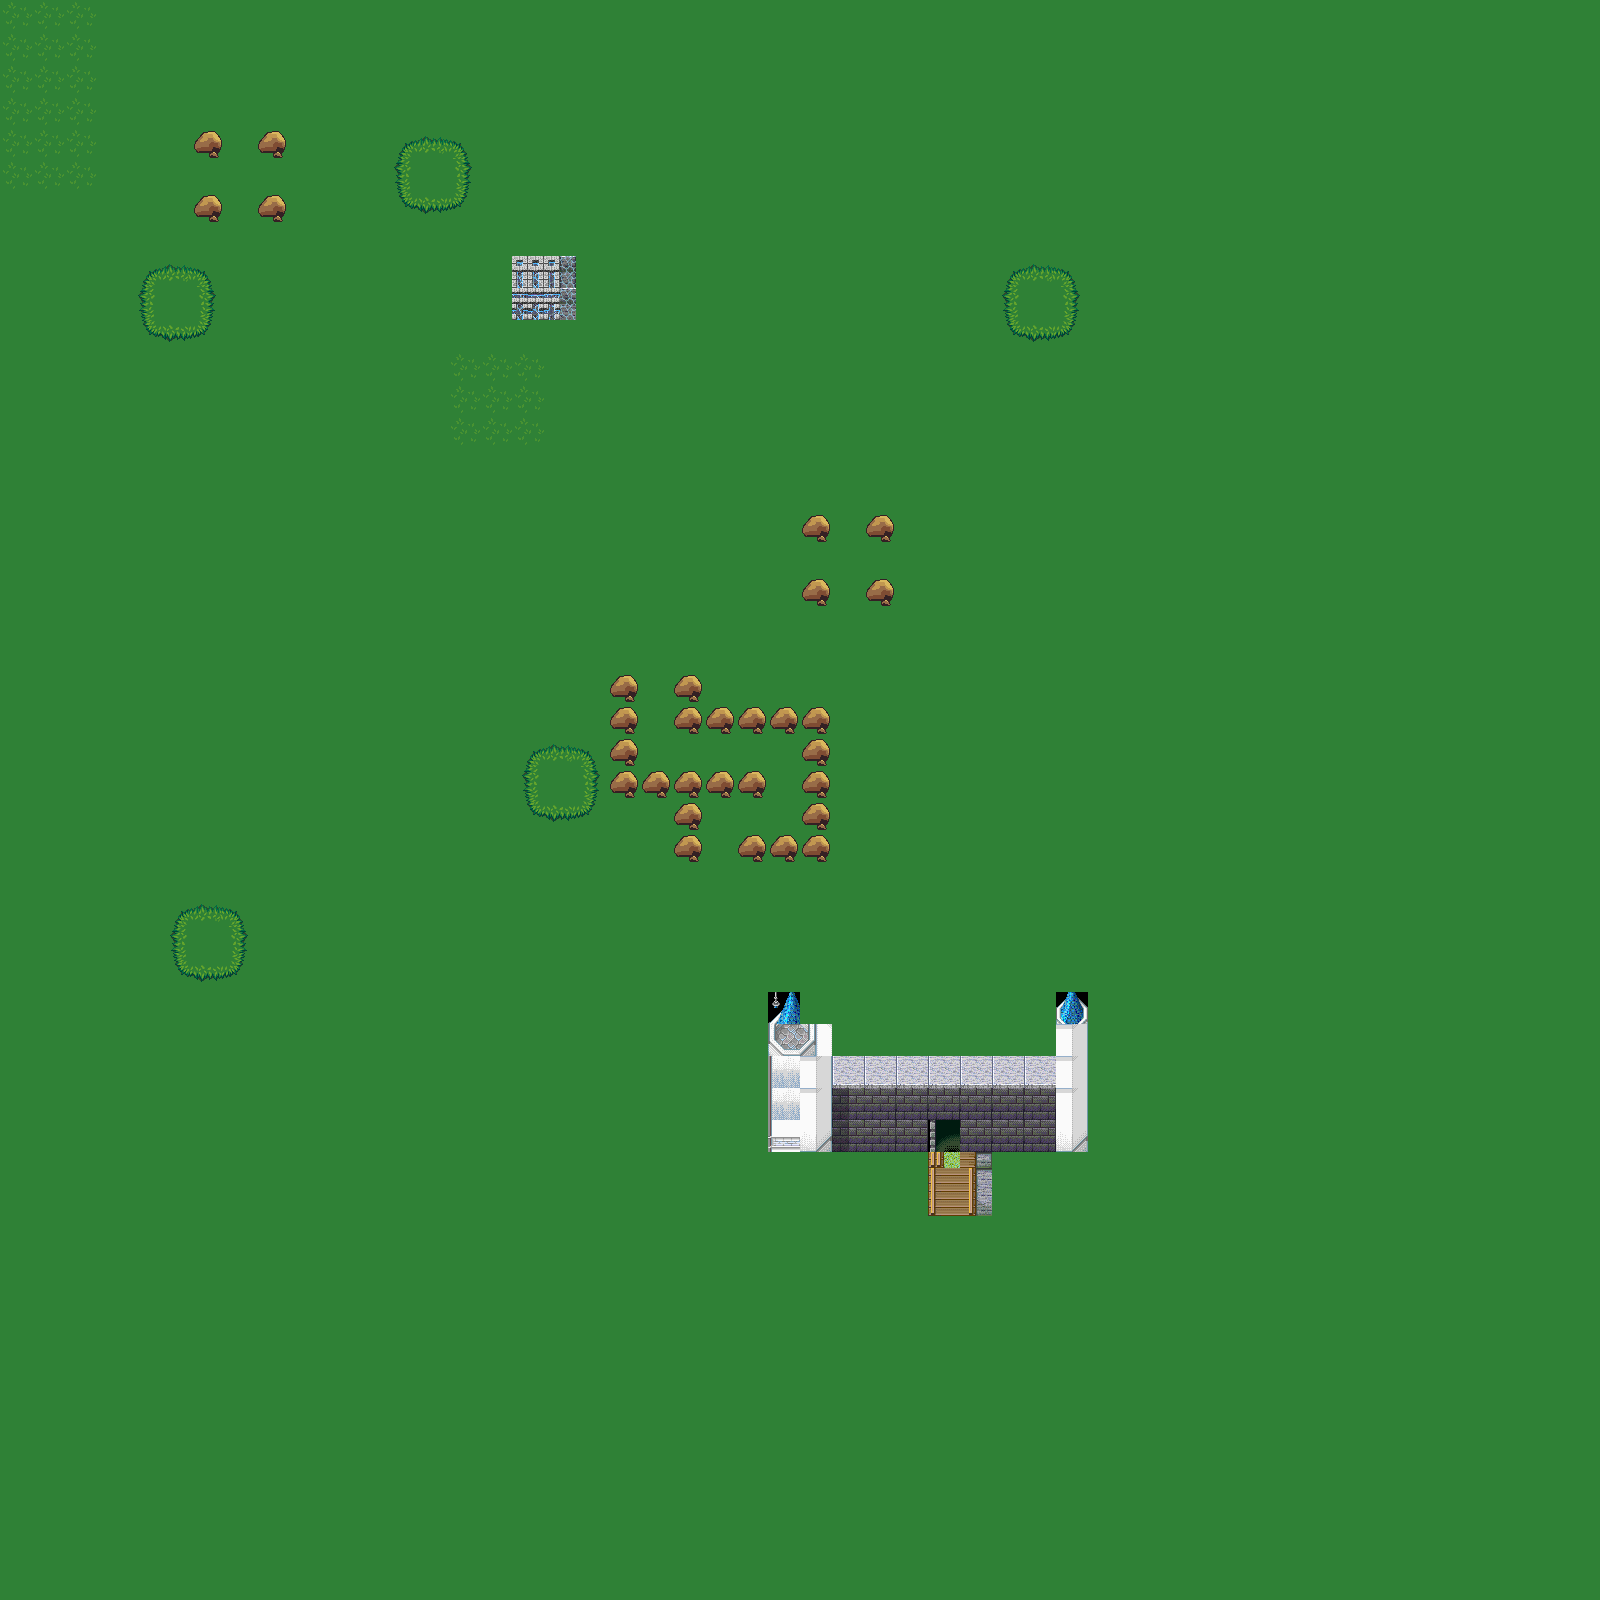

Rendered tile map (Tiled .tmx) drawn with the repository's tilesets; below, a short description and the map source with its tile grids summarised:
An orthogonal 50x50 tile map with 32x32 px tiles, 2 tile layers (Tile Layer 1, Tile Layer 2), 3 tilesets and 32 objects.

<map version="1.0" orientation="orthogonal" renderorder="right-down" width="50" height="50" tilewidth="32" tileheight="32" nextobjectid="44">
 <tileset firstgid="1" name="terrain" tilewidth="32" tileheight="32" tilecount="1024" columns="32">
  <image source="terrain.png" trans="ffffff" width="1024" height="1024" />
  <tile id="227">
   <objectgroup draworder="index">
    <object id="0" x="-0.25" y="4.25" width="32.125" height="27.625" />
   </objectgroup>
  </tile>
  <tile id="606">
   <objectgroup draworder="index">
    <object id="0" x="0.25" y="0.125" width="31.625" height="32" />
   </objectgroup>
  </tile>
 </tileset>
 <tileset firstgid="1025" name="fsm-castle01_a" tilewidth="32" tileheight="32" tilecount="120" columns="15">
  <image source="fsm-castle01_a.png" trans="007575" width="480" height="256" />
 </tileset>
 <tileset firstgid="1145" name="fsm-road01_a" tilewidth="32" tileheight="32" tilecount="120" columns="15">
  <image source="fsm-road01_a.png" trans="007575" width="480" height="256" />
 </tileset>
 <layer name="Tile Layer 1" width="50" height="50">
  <data>[2500 cells, 2500 non-empty, 26 distinct tile ids]</data>
 </layer>
 <layer name="Tile Layer 2" width="50" height="50">
  <data>[2500 cells, 106 non-empty, 15 distinct tile ids]</data>
 </layer>
 <objectgroup name="Object Layer 1">
  <object id="14" gid="479" x="192" y="160" width="32" height="32" />
  <object id="15" gid="479" x="192" y="224" width="32" height="32" />
  <object id="16" gid="479" x="256" y="160" width="32" height="32" />
  <object id="17" gid="479" x="256" y="224" width="32" height="32" />
  <object id="18" gid="479" x="800" y="608" width="32" height="32" />
  <object id="19" gid="479" x="800" y="544" width="32" height="32" />
  <object id="20" gid="479" x="864" y="544" width="32" height="32" />
  <object id="21" gid="479" x="864" y="608" width="32" height="32" />
  <object id="22" gid="479" x="736" y="800" width="32" height="32" />
  <object id="23" gid="479" x="672" y="800" width="32" height="32" />
  <object id="24" gid="479" x="704" y="800" width="32" height="32" />
  <object id="25" gid="479" x="640" y="800" width="32" height="32" />
  <object id="26" gid="479" x="608" y="800" width="32" height="32" />
  <object id="27" gid="479" x="608" y="768" width="32" height="32" />
  <object id="28" gid="479" x="608" y="736" width="32" height="32" />
  <object id="29" gid="479" x="672" y="736" width="32" height="32" />
  <object id="30" gid="479" x="672" y="704" width="32" height="32" />
  <object id="31" gid="479" x="608" y="704" width="32" height="32" />
  <object id="32" gid="479" x="704" y="736" width="32" height="32" />
  <object id="33" gid="479" x="736" y="736" width="32" height="32" />
  <object id="34" gid="479" x="768" y="736" width="32" height="32" />
  <object id="35" gid="479" x="800" y="736" width="32" height="32" />
  <object id="36" gid="479" x="800" y="768" width="32" height="32" />
  <object id="37" gid="479" x="800" y="800" width="32" height="32" />
  <object id="38" gid="479" x="800" y="832" width="32" height="32" />
  <object id="39" gid="479" x="800" y="864" width="32" height="32" />
  <object id="40" gid="479" x="768" y="864" width="32" height="32" />
  <object id="41" gid="479" x="736" y="864" width="32" height="32" />
  <object id="42" gid="479" x="672" y="864" width="32" height="32" />
  <object id="43" gid="479" x="672" y="832" width="32" height="32" />
 </objectgroup>
</map>
